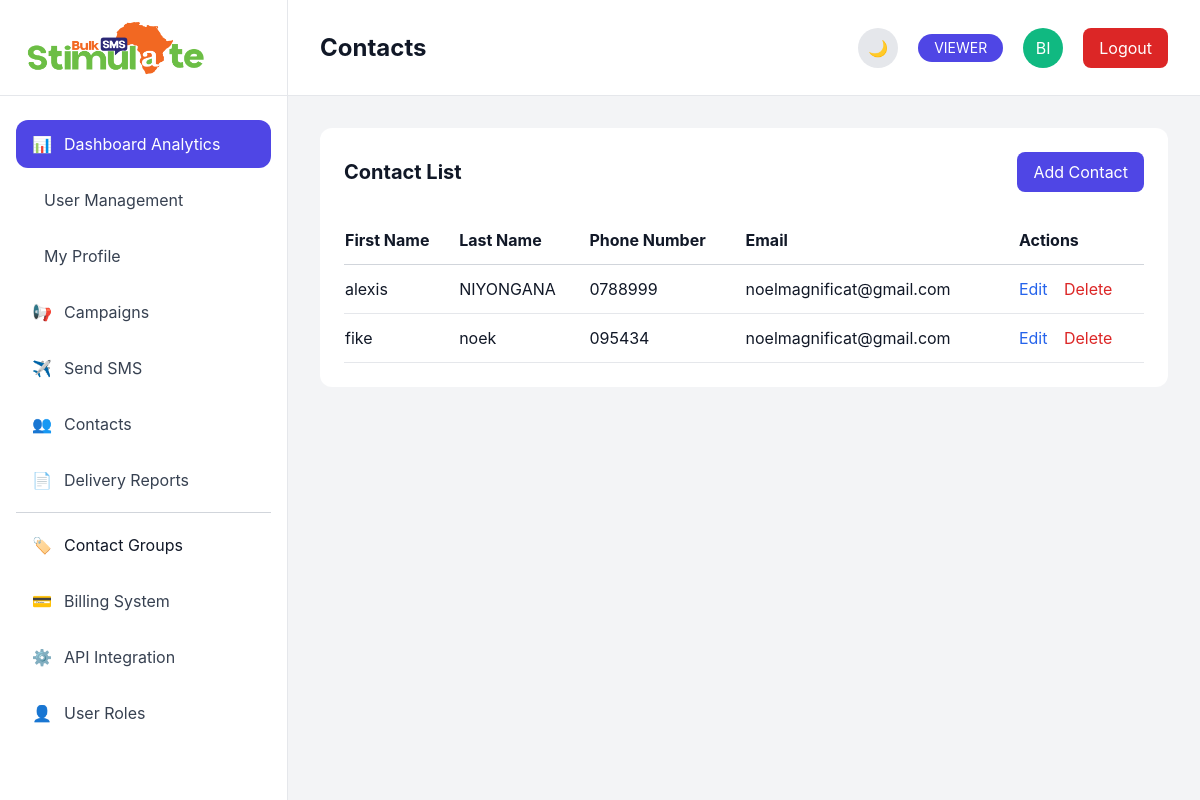
Page /contacts/ (signed in) on the committed database.
### accounts/models.py (models this page shows, shortened)
class User(AbstractUser):
    ROLE_CHOICES = [
        ('SUPER_ADMIN', 'Super Admin'),
        ('ADMIN', 'Admin'),
        ('MANAGER', 'Manager'),
        ('OPERATOR', 'Operator'),
        ('VIEWER', 'Viewer'),
    ]
    role = models.CharField(
        max_length=20,
        choices=ROLE_CHOICES,
        default='VIEWER'
    )
    phone = models.CharField(
        max_length=20,
        blank=True
    )
    avatar = models.ImageField(
        upload_to='avatars/',
        blank=True,
        null=True
    )
    created_at = models.DateTimeField(
        auto_now_add=True
    )
    updated_at = models.DateTimeField(
        auto_now=True
    )

### contacts/models.py (models this page shows, shortened)
class Contact(models.Model):
    first_name = models.CharField(max_length=100)
    last_name = models.CharField(max_length=100, blank=True)
    phone_number = models.CharField(max_length=20, unique=True)
    email = models.EmailField(blank=True)

### contacts/views.py (the view)
@login_required
def contact_list(request):
    contacts = Contact.objects.all()
    return render(
        request,
        'contacts/contact_list.html',
        {
            'contacts': contacts
        }
    )

### templates/contacts/contact_list.html (shortened to what this page needs)
{% extends 'base.html' %}
{% block page_title %}
Contacts
{% endblock %}
{% block content %}
<div class="bg-white dark:bg-[#172033] rounded-xl p-6">
    <div class="flex justify-between items-center mb-6">
        <h2 class="text-xl font-bold">
            Contact List
        </h2>
        <a
            href="{% url 'contacts:contact_create' %}"
            class="
                bg-primary
                text-white
                px-4
                py-2
                rounded-lg
                hover:opacity-90
            "
        >
            Add Contact
        </a>
    </div>
    <table class="w-full border-collapse">
        <thead>
            <tr class="border-b border-gray-300 dark:border-gray-700">
                <th class="text-left py-3">
                    First Name
                </th>
                <th class="text-left py-3">
                    Last Name
                </th>
                <th class="text-left py-3">
                    Phone Number
                </th>
                <th class="text-left py-3">
                    Email
                </th>
                <th class="text-left py-3">
                    Actions
                </th>
            </tr>
        </thead>
        <tbody>
            {% for contact in contacts %}
            <tr class="border-b border-gray-200 dark:border-gray-700">
                <td class="py-3">
                    {{ contact.first_name }}
                </td>
                <td class="py-3">
                    {{ contact.last_name }}
                </td>
                <td class="py-3">
                    {{ contact.phone_number }}
                </td>
                <td class="py-3">
                    {{ contact.email }}
                </td>
                <td class="py-3">
                    <a
                        href="{% url 'contacts:contact_update' contact.id %}"
                        class="
                            text-blue-600
                            hover:underline
                            mr-3
                        "
                    >
                        Edit
                    </a>
                    <a
                        href="{% url 'contacts:contact_delete' contact.id %}"
                        class="
                            text-red-600
                            hover:underline
                        "
                    >
                        Delete
                    </a>
                </td>
            </tr>
            {% endfor %}
        </tbody>
    </table>
</div>
{% endblock %}

### templates/base.html (shortened to what this page needs)
{% load static %}
<!DOCTYPE html>
<html lang="en">
<head>
    <script src="https://cdn.tailwindcss.com"></script>
    <link rel="stylesheet" href="https://cdnjs.cloudflare.com/ajax/libs/font-awesome/6.4.0/css/all.min.css">
    <link rel="stylesheet" href="{% static 'css/style.css' %}">
</head>
<body
    x-data="{
        darkMode: localStorage.getItem('darkMode') === 'true'
    }"
    x-init="
        darkMode
        ? document.documentElement.classList.add('dark')
        : document.documentElement.classList.remove('dark')
    "
    :class="{ 'dark': darkMode }"
    class="
        bg-gray-100 dark:bg-[#0B1120]
        text-gray-900 dark:text-white
        transition-colors duration-300
    "
>
    <div class="flex h-screen overflow-hidden">
        {% if request.user.is_authenticated %}
        <aside class="
            w-72
            border-r
            flex
            flex-col
            bg-white dark:bg-[#172033]
            border-gray-200 dark:border-gray-800
            transition-colors duration-300
        ">
            <div class="
                h-24
                flex
                items-center
                px-6
                border-b
                border-gray-200 dark:border-gray-800
            ">
                <img
                    src="{% static 'images/logo.png' %}"
                    class="h-14"
                    alt="Stimulate Logo"
                >
            </div>
            <nav class="
                flex-1
                px-4
                py-6
                overflow-y-auto
                sidebar-scroll
            ">
                <ul class="space-y-2">
                    <li>
                        <a href="{% url 'dashboard' %}"
                            class="
                                flex
                                items-center
                                gap-3
                                px-4
                                py-3
                                rounded-xl
                                bg-primary
                                text-white
                            ">
                            <span>📊</span>
                            Dashboard Analytics
                        </a>
                    </li>
  <li>
                        <a href="{% url 'accounts:user_list' %}"
                            class="
                                flex
                                items-center
                                gap-3
                                px-4
                                py-3
                                rounded-xl
                                text-gray-700 dark:text-gray-200
                                hover:bg-gray-100 dark:hover:bg-gray-700
                                hover:text-primary
                                transition
                            ">
    User Management
</a>
 </li>
    <li>
                        <a href="{% url 'accounts:profile' %}"
                            class="
                                flex
                                items-center
                                gap-3
                                px-4
                                py-3
                                rounded-xl
                                text-gray-700 dark:text-gray-200
                                hover:bg-gray-100 dark:hover:bg-gray-700
                                hover:text-primary
                                transition
                            ">
                            My Profile
                       </a>
                       </li>
                    <li>
                        <a href="{% url 'campaigns:campaign_list' %}"
                            class="
                                flex
                                items-center
                                gap-3
                                px-4
                                py-3
                                rounded-xl
                                text-gray-700 dark:text-gray-200
                                hover:bg-gray-100 dark:hover:bg-gray-700
                                hover:text-primary
                                transition
                            ">
                            <span>📢</span>
                            Campaigns
                        </a>
                    </li>
                    <li>
                        <a href="{% url 'sms:send_sms' %}"
                            class="
                                flex
                                items-center
                                gap-3
                                px-4
                                py-3
                                rounded-xl
                                text-gray-700 dark:text-gray-200
                                hover:bg-gray-100 dark:hover:bg-gray-700
                                hover:text-primary
                                transition
                            ">
                            <span>✈️</span>
                            Send SMS
                        </a>
                    </li>
                    <li>
                        <a href="{% url 'contacts:contact_list' %}"
                            class="
                                flex
                                items-center
                                gap-3
                                px-4
                                py-3
                                rounded-xl
                                text-gray-700 dark:text-gray-200
                                hover:bg-gray-100 dark:hover:bg-gray-700
                                hover:text-primary
                                transition
                            ">
                            <span>👥</span>
                            Contacts
                        </a>
                    </li>
                    <li>
                        <a href="{% url 'reports:reports_dashboard' %}"
                            class="
                                flex
                                items-center
                                gap-3
                                px-4
                                py-3
                                rounded-xl
                                text-gray-700 dark:text-gray-200
                                hover:bg-gray-100 dark:hover:bg-gray-700
                                hover:text-primary
                                transition
                            ">
                            <span>📄</span>
                            Delivery Reports
                        </a>
                    </li>
                    <hr class="border-gray-300 dark:border-gray-700 my-4">
                    <li>
    <a
        href="{% url 'contacts:group_list' %}"
        class="
            flex
            items-center
            gap-3
            px-4
            py-3
            rounded-xl
        "
    >
        <span>🏷️</span>
        Contact Groups
    </a>
</li>
                    <li>
                        <a href="#"
                            class="
                                flex
                                items-center
                                gap-3
                                px-4
                                py-3
                                rounded-xl
                                text-gray-700 dark:text-gray-200
                                hover:bg-gray-100 dark:hover:bg-gray-700
                                hover:text-primary
                                transition
                            ">
                            <span>💳</span>
                            Billing System
                        </a>
                    </li>
                    <li>
                        <a href="#"
                            class="
                                flex
                                items-center
                                gap-3
                                px-4
                                py-3
                                rounded-xl
                                text-gray-700 dark:text-gray-200
                                hover:bg-gray-100 dark:hover:bg-gray-700
                                hover:text-primary
                                transition
                            ">
                            <span>⚙️</span>
                            API Integration
                        </a>
                    </li>
                    <li>
                        <a href="#"
                            class="
                                flex
                                items-center
                                gap-3
                                px-4
                                py-3
                                rounded-xl
                                text-gray-700 dark:text-gray-200
                                hover:bg-gray-100 dark:hover:bg-gray-700
                                hover:text-primary
                                transition
                            ">
                            <span>👤</span>
                            User Roles
                        </a>
                    </li>
                </ul>
            </nav>
        </aside>
{% endif %}
        <div class="flex-1 flex flex-col overflow-hidden">
            <header class="
                h-24
                px-8
                flex
                items-center
                justify-between
                border-b
                bg-white dark:bg-[#172033]
                border-gray-200 dark:border-gray-800
                transition-colors duration-300
            ">
                <div>
                    <h1 class="
                        text-2xl
                        font-bold
                        text-gray-900 dark:text-white
                    ">
                        {% block page_title %}{% endblock %}
                    </h1>
                </div>
                {% if request.user.is_authenticated %}
<div class="flex items-center gap-5">
                    <button
                        @click="
                            darkMode = !darkMode;
                            localStorage.setItem('darkMode', darkMode);
                            darkMode
                            ? document.documentElement.classList.add('dark')
                            : document.documentElement.classList.remove('dark');
                        "
                        class="
                            w-10
                            h-10
                            rounded-full
                            bg-gray-200 dark:bg-gray-700
                            flex
                            items-center
                            justify-center
                            hover:scale-110
                            transition
                        "
                    >
                        <span x-show="!darkMode">🌙</span>
                    </button>
                    <span class="
                        bg-primary
                        text-white
                        px-4
                        py-1
                        rounded-full
                        text-sm
                    ">
                      {{ request.user.role }}
                    </span>
                    <div class="
                        w-10
                        h-10
                        rounded-full
                        bg-secondary
                        flex
                        items-center
                        justify-center
                        text-white
                    ">
                       {{ request.user.username|slice:":2"|upper }}
                    </div>
<a
    href="{% url 'accounts:logout' %}"
    class="
        px-4
        py-2
        rounded-lg
        bg-red-600
        text-white
        hover:bg-red-700
        transition
    "
>
    Logout
</a>
               </div>
            {% endif %}
            </header>
            <main
                class="
                    flex-1
                    overflow-y-auto
                    p-8
                    bg-gray-100 dark:bg-[#0B1120]
                    text-gray-900 dark:text-white
                    transition-colors duration-300
                "
            >
                {% block content %}
                {% endblock %}
            </main>
        </div>
    </div>
</head>
<body>
</html>

### rows in the picture
User: user.role "VIEWER", user.username "BI"
Contact: first_name "alexis", last_name "NIYONGANA", phone_number "0788999", email "noelmagnificat@gmail.com"
Contact: first_name "fike", last_name "noek", phone_number "095434", email "noelmagnificat@gmail.com"
